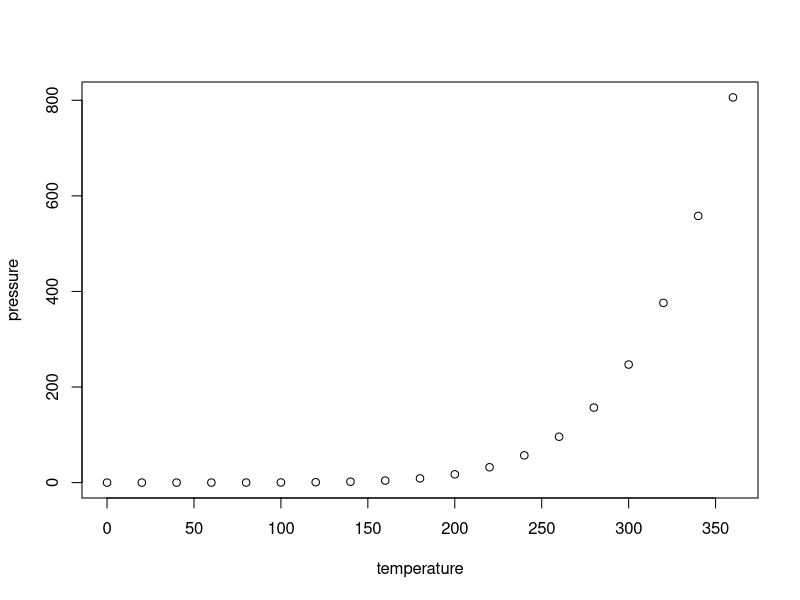
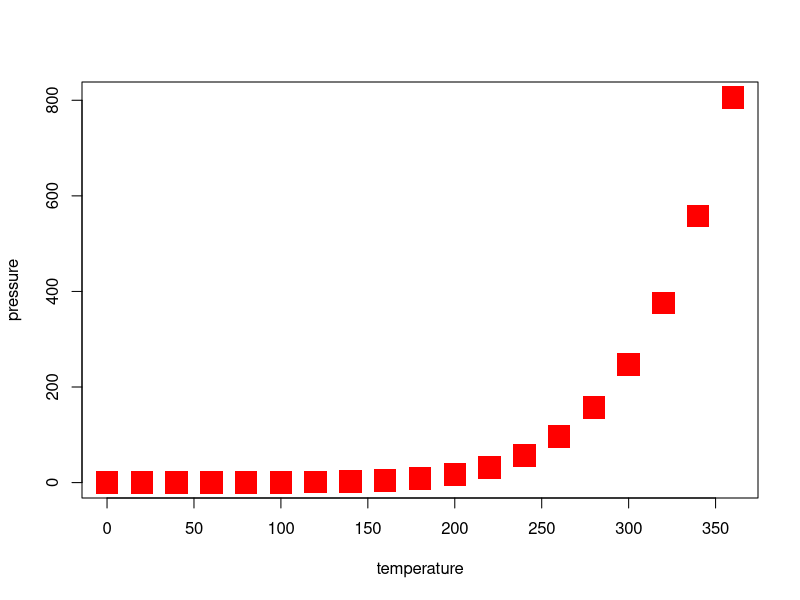

Write the R code that produced these figures, in order.
## ---- chunk 1
knitr::opts_chunk$set(echo = TRUE)
## ---- chunk 2
summary(cars)
## ---- chunk 3
summary(pressure)
## ---- chunk 4
summary(pressure)
## ---- chunk 5
summary(pressure)
## ---- chunk 6
plot(pressure)
plot (pressure, cex = 3, pch = 15, col= "red")
## ---- chunk 7
library(flextable) #instalarlo antes #necesario para tablas
library(officer) # necesario para tablas
library(tidyverse) #para manejo de datos


str(iris)
names(iris)
view (iris)
iris_tidy <- iris %>%
  mutate_if(is.numeric, round, digits = 1) ##muta el dataframe y lo redondea (les quita los decimales)
str(iris_tidy)



##creamos la tabla####
doc <- read_docx ()
iris_tidy2 <- iris_tidy %>%
  rename("sepal lenght" = Sepal.Length,
         "sepal width" = Sepal.Width)


names(iris_tidy2)  
# la tabla
ftable <- flextable(iris_tidy2)
ftable <- align(ftable, align = "center", part="header") #para que los numeros esten en el centro
ftable <- align(ftable, align="center", part = "body")
ftable <- colformat_num(ftable, col_keys = c("sepal lenght", "sepal width"), digits = 0)

#que todas las columnas numericas (por ejemplo las que hemos creado antes) se redondeen
doc2 <- body_add_flextable(doc, value = ftable)
print (doc2, target = "miprimeratabla.docx")

names(iris)
library(plyr)

ddply(iris, .(Petal.Length))
str(iris)
mean_petal <- ddply(iris, .(Species), summarize,
mean = mean(Petal.Length),
sd = sd(Petal.Length))
             
doc <- read_docx ()
ftable1 <- flextable(mean_petal)
ftable1 <- align(ftable1, align = "center", part="header")
doc3 <- body_add_flextable(doc, value = ftable1)
ftable1 <- colformat_num(ftable1, col_keys = c("mean","sd"), digits = 0)
print (doc3, target = "miprimeratabla1.docx")
